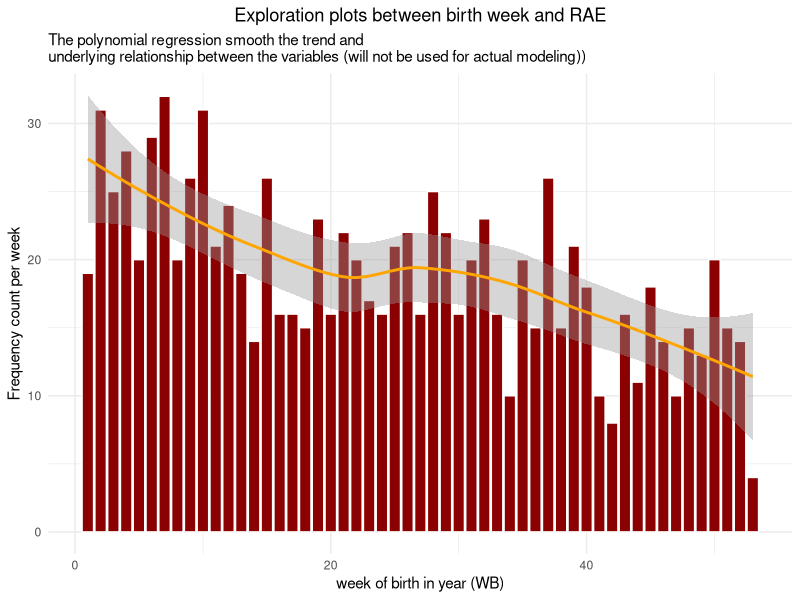
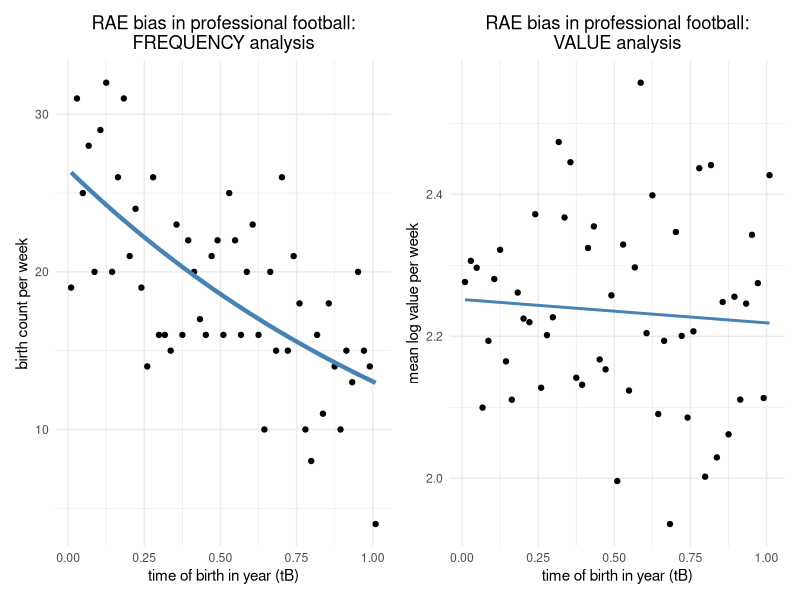

The R script that drew these images, in order:
## ---- chunk 1
knitr::opts_chunk$set(
	echo = FALSE,
	message = FALSE,
	warning = FALSE
)
library(tidyverse)
library(lubridate)
library(broom)
library(patchwork)
library(kableExtra)
remove_quotes <- function(str) {
  result <- str_match(string = str, pattern = '"(.*?)"')[,2]
  if (is.na(result)) {
    result <- str
  }
  return(result)
}
data_1 <- read_csv("data/data_1.csv") %>%
  set_names(c("name", "DOB", "club", "country", "euros")) %>%
  mutate(DOB = mdy(DOB))
data_2 <- read_csv("data/data_2.csv") %>%
  set_names(c("club", "player", "club_country", "nationality", 
              "DOB", "domestic", "games_played")) %>%
  mutate(DOB = mdy(DOB))

model_data_1 <- data_1 %>%
  mutate(
    year = year(DOB),
    WB = isoweek(DOB)
  )
## ---- chunk 2
model_data_pipe <- function(country_selected = "all", model_data_raw = model_data_1) {
  if (country_selected != "all") {
    model_data_raw <- model_data_raw %>%
      filter(country == country_selected)
  }
  poisson_fit_data <- model_data_raw %>%
    # group_by(WB) %>%
    # summarise(N = n()) %>%
    #ungroup() %>%
    count(WB) %>%
    rename(N = n) %>%
    mutate(
      tB = (WB-0.5)/52
    )
  return(poisson_fit_data)
}

fit_model_object <- function(model_data) {
  return(
    glm(N ~ tB, data = model_data, family = "poisson")
  )
}

fit_model_params <- function(model_object) {
  model_params <- 
    tibble(
    beta_0 = coef(model_object)[1],
    beta_1 = coef(model_object)[2],
    AIC = AIC(model_object)
  )
  return(model_params)
}

model_pipeline <- function(country_selected = "all", model_data_raw = model_data_1) {
  
  model_data <- model_data_pipe(country_selected, model_data_raw)
  
  model_object <- fit_model_object(model_data)
  
  model_params <- fit_model_params(model_object) %>%
    mutate(Country = country_selected) %>%
    select(Country, everything())
  
  return(model_params)
}

country_list <- c(
  "Argentina", "Netherlands", "Turkey", "Belgium",
  "Spain", "Italy", "Germany", "Portugal", "Brazil", 
  "Russia", "France", "all"
)

model_result <- map_df(
  country_list,
  model_pipeline
) %>%
  mutate_if(is.numeric, list(~round(., digits = 4)))
## ---- chunk 3
model_data_pipe() %>%
  ggplot(aes(x = WB, y = N)) +
  geom_col(fill = "darkred", color = "white") +
  geom_smooth(color = "orange") +
  theme_minimal() +
  labs(x = "week of birth in year (WB)", 
       y = "Frequency count per week",
       title = "Exploration plots between birth week and RAE",
       subtitle = "The polynomial regression smooth the trend and \nunderlying relationship between the variables (will not be used for actual modeling))") +
  theme_minimal() +
  theme(plot.title = element_text(hjust = 0.5))
## ---- chunk 4
kbl(model_result, 
    caption = "Table 1. Model results: Overall and country-by-country analysis") %>%
  kable_classic(full_width = T)
## ---- chunk 5

poisson_fit_data_all <- model_data_pipe()

poisson_fit_all <- glm(N ~ tB, data = poisson_fit_data_all, family = "poisson")
p1 <- augment(poisson_fit_all) %>%
  ggplot() +
  geom_point(aes(x = tB, y = N)) +
  geom_line(aes(x = tB, y = exp(.fitted)), size = 1.5, color = "steelblue") +
  labs(x = "time of birth in year (tB)", 
       y = "birth count per week",
       title = "RAE bias in professional football:\nFREQUENCY analysis") +
  theme_minimal() +
  theme(plot.title = element_text(hjust = 0.5))
p2 <- model_data_1 %>%
  group_by(WB) %>%
  summarise(N = n(), euros = mean(log(euros))) %>%
  ungroup() %>%
  mutate(
    tB = (WB-0.5)/52
  ) %>%
  ggplot(aes(x = tB, y = euros)) +
  geom_point() +
  geom_smooth(method = lm, se = FALSE, color = "steelblue") +
  labs(x = "time of birth in year (tB)", 
       y = "mean log value per week",
       title = "RAE bias in professional football:\nVALUE analysis") +
  theme_minimal() +
  theme(plot.title = element_text(hjust = 0.5))
p1 | p2
